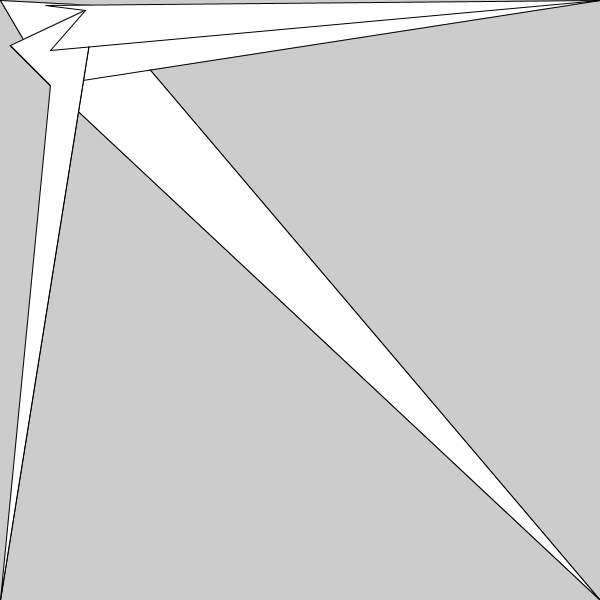
Frame 1 (no input)
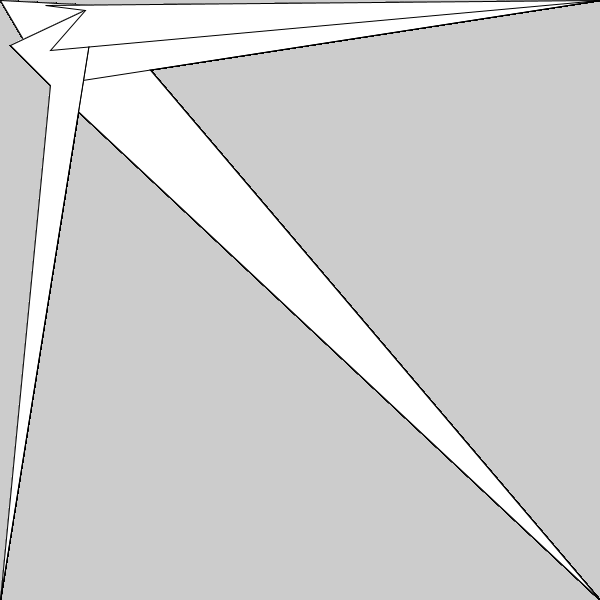
Frame 60 (the mouse pressed at the canvas centre just before this capture)
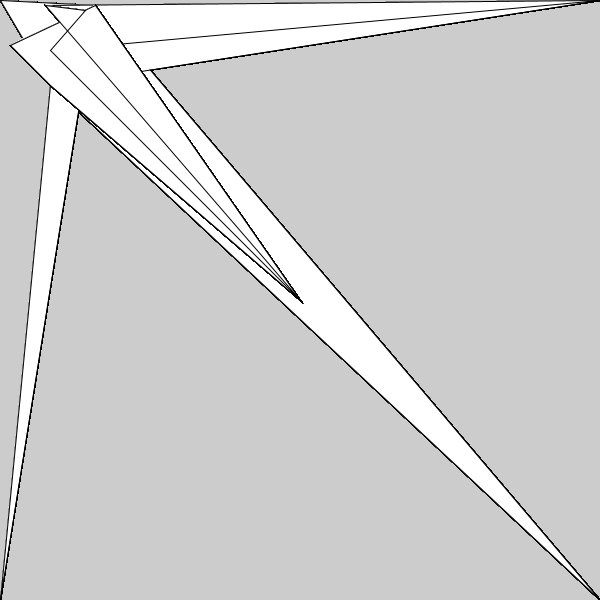
Frame 120 (the mouse held since frame 60 and released just before this capture)

The Processing sketch that drew these frames (run headless with seeded random() and noise(); from frame 60 on, the mouse is pressed at the canvas centre):

// Processing sketch: processing_185660
// ── processing_185660.pde

void setup() {
  size(600, 600);
}
void draw() {
  
  quad(mouseX, mouseY,50, 85, 10 ,45, 95 ,5);
  quad(mouseY, mouseX,50, 85, 10 ,45, 95 ,5);
  quad(height-mouseY, width-mouseX,50, 85, 10 ,45, 95 ,5);
  quad(width-mouseX,height-mouseY,50, 85, 10 ,45, 95 ,5);
  quad(height-mouseY, mouseX,50, 85, 10 ,45, 95 ,5);
  quad(mouseX,height-mouseY,50, 85, 10 ,45, 95 ,5);
  quad(mouseY, width-mouseX,50, 85, 10 ,45, 95 ,5);
  quad(width-mouseX,mouseY,50, 50, 85, 10 ,45,5);
}
